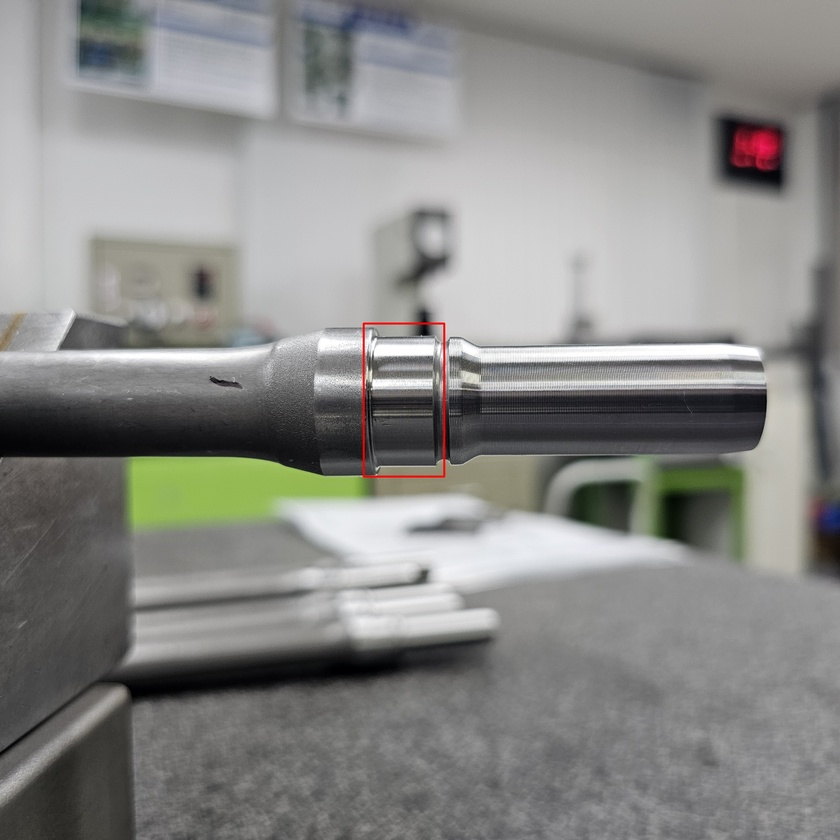
#> input picture Day013/shaft_roi_box.jpg, 840 x 840 px, shrunk from 2992 x 2992 before the run, found by its file name
$ python main.py
#> lines starting #> are read from the running program, lines starting #| are printed output that depends on the picture; after the words box and inside, x2 and y2 are one past the last pixel; in counts of white or black regions, pixels touching at a corner belong together
import cv2
import numpy as np
from pathlib import Path


# -----------------------------
# 1. 비교할 이미지
# -----------------------------

image_016_path = Path("Day013/shaft_roi_box.jpg")
image_017_path = Path("Day017/test_roi.jpg")


image_016 = cv2.imread(str(image_016_path))
#> image_016 is the input picture: shape (840, 840, 3); mean B, G, R 134.1, 136.7, 136.6
image_017 = cv2.imread(str(image_017_path))
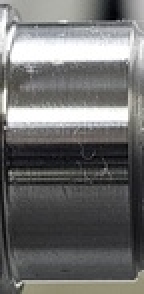
#> input picture Day017-2/test_roi.jpg, 72 x 147 px, shrunk from 255 x 525 before the run, found by its file name (shown 2 times larger)
#> image_017 is the input picture: shape (147, 72, 3); mean B, G, R 109.5, 110.3, 110.3

if image_016 is None:
    raise FileNotFoundError("Day016 기준 ROI 이미지를 찾을 수 없습니다.")

if image_017 is None:
    raise FileNotFoundError("Day017 검증 ROI 이미지를 찾을 수 없습니다.")


# -----------------------------
# 2. 공통 측정 함수
# -----------------------------

def measure_diameter(image, name):

#> called with name = 'Day016 기준'
    gray = cv2.cvtColor(
        image,
        cv2.COLOR_BGR2GRAY
    )

    blur = cv2.GaussianBlur(
        gray,
        (5, 5),
        0
    )

    edge = cv2.Canny(
        blur,
        50,
        150
    )
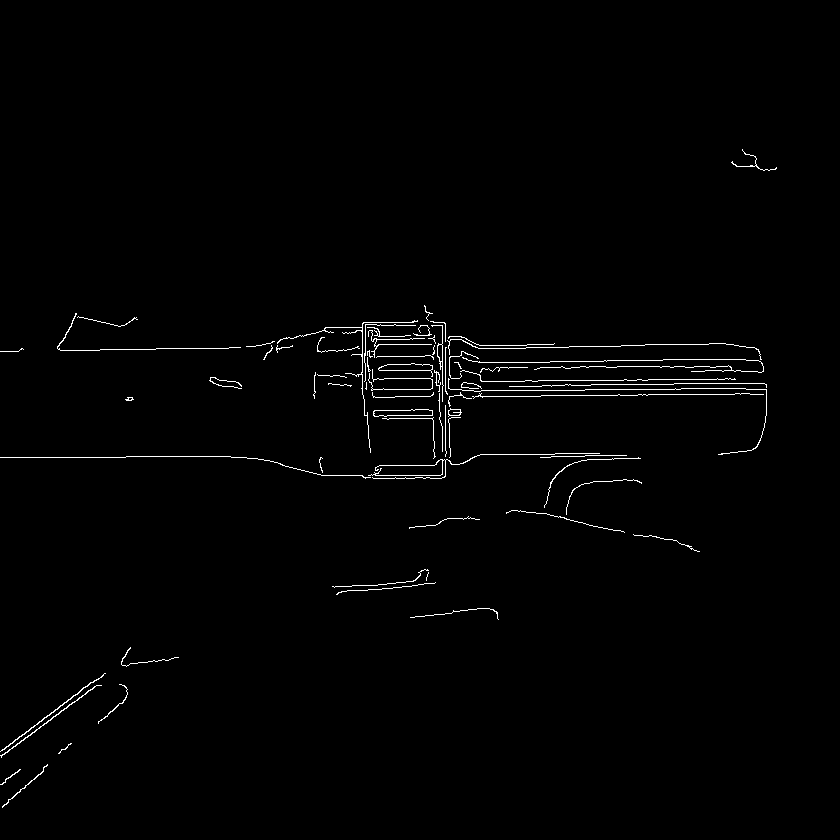
#> edge: shape (840, 840); 1.1% white in thin lines or dots, all inside (x1, y1, x2, y2) = (0, 149, 777, 808)

    height, width = edge.shape
#> height = 840; width = 840

    center_y = height // 2
#> center_y = 420

    x_start = int(width * 0.25)
#> x_start = 210
    x_end = int(width * 0.75)
#> x_end = 630

    x_positions = np.linspace(
        x_start,
        x_end,
        7,
        dtype=int
    )
#> x_positions = [210, 280, 350, 420, 490, 560, 630]

    diameters = []

    result = image.copy()

    print()
    print("==========", name, "==========")
    print("width :", width)
#| width : 840
    print("height :", height)
#| height : 840
    print("center_y :", center_y)
#| center_y : 420
    print("x_start :", x_start)
#| x_start : 210
    print("x_end :", x_end)
#| x_end : 630


    for x in x_positions:

        x1 = max(0, x - 2)
        x2 = min(width, x + 3)

        strip = edge[:, x1:x2]

        row_scores = np.sum(
            strip > 0,
            axis=1
        )


        # 상단 Edge
        top_scores = row_scores[:center_y]

        y_top = np.argmax(
            top_scores
        )


        # 하단 Edge
        y_bottom = None

        for y in range(center_y, height):

            if row_scores[y] >= 2:
                y_bottom = y


        if y_bottom is None:
            continue


        diameter = y_bottom - y_top

        diameters.append(
            diameter
        )


        print(
            "x :", x,
            "top :", y_top,
            "bottom :", y_bottom,
            "diameter :", diameter
        )


        # 결과 표시
        cv2.circle(
            result,
            (x, y_top),
            5,
            (0, 0, 255),
            -1
        )

        cv2.circle(
            result,
            (x, y_bottom),
            5,
            (255, 0, 0),
            -1
        )

        cv2.line(
            result,
            (x, y_top),
            (x, y_bottom),
            (0, 255, 0),
            2
        )
#> this loop made 7 passes
#> (y_top, diameter) on passes 1 to 7: (348, 108), (348, 116), (327, 263), (335, 281), (345, 264), (347, 170), (345, 135)
#| x : 210 top : 348 bottom : 456 diameter : 108
#| x : 280 top : 348 bottom : 464 diameter : 116
#| x : 350 top : 327 bottom : 590 diameter : 263
#| x : 420 top : 335 bottom : 616 diameter : 281
#| x : 490 top : 345 bottom : 609 diameter : 264
#| x : 560 top : 347 bottom : 517 diameter : 170
#| x : 630 top : 345 bottom : 480 diameter : 135
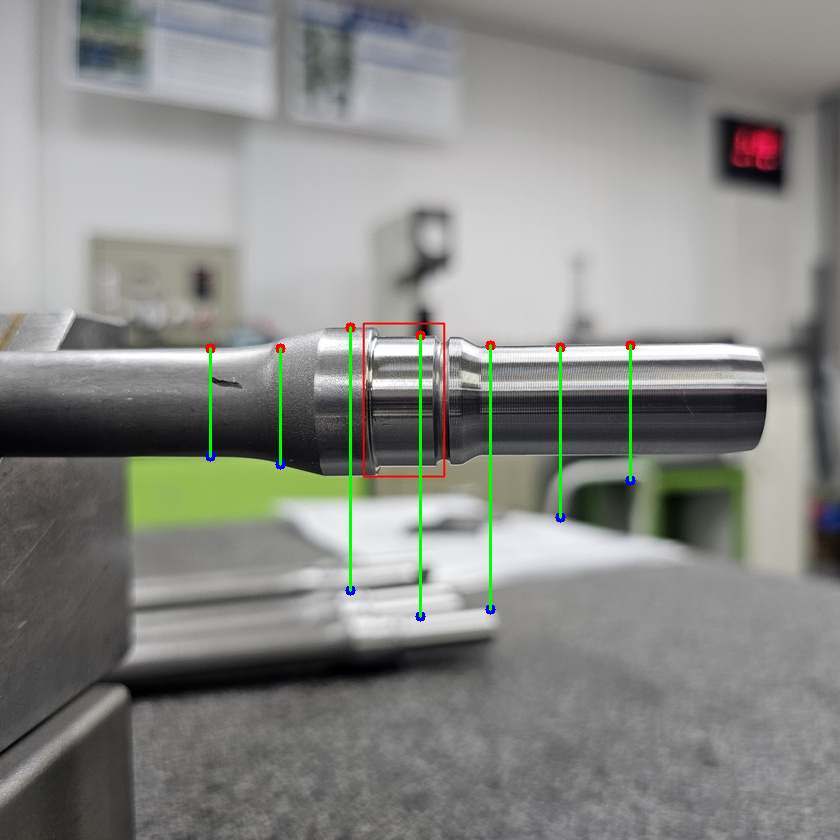
#> result: shape (840, 840, 3); 0.7% of pixels changed, all inside (x1, y1, x2, y2) = (205, 322, 636, 622)
#> after the loop, diameters = [108, 116, 263, 281, 264, 170, 135]


    median_pixel = np.median(
        diameters
    )
#> median_pixel = 170

    print("측정값 :", diameters)
#| 측정값 : [108, 116, 263, 281, 264, 170, 135]
    print("중앙값 :", median_pixel)
#| 중앙값 : 170.0

    return (
        edge,
        result,
        median_pixel,
        width,
        height
    )


# -----------------------------
# 3. Day016 기준 이미지 측정
# -----------------------------

edge_016, result_016, pixel_016, width_016, height_016 = measure_diameter(
    image_016,
    "Day016 기준"
)
#> pixel_016 = 170; width_016 = 840; height_016 = 840


# -----------------------------
# 4. Day017 검증 이미지 측정
# -----------------------------

edge_017, result_017, pixel_017, width_017, height_017 = measure_diameter(
    image_017,
    "Day017 검증"
)
#> call 2 of measure_diameter, with name = 'Day017 검증'
#> in measure_diameter (call 2), `gray = cv2.cvtColor( image, cv2.COLOR_BGR2GRAY )`:
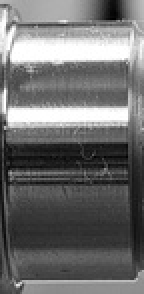
#> gray: shape (147, 72) (shown 2 times larger); min 0, max 255, mean 110.2
#> in measure_diameter (call 2), `blur = cv2.GaussianBlur( gray, (5, 5), 0 )`:
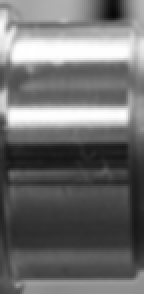
#> blur: shape (147, 72) (shown 2 times larger); min 7, max 255, mean 110.3
#> in measure_diameter (call 2), `edge = cv2.Canny( blur, 50, 150 )`:
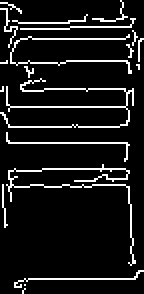
#> edge: shape (147, 72) (shown 2 times larger); 9.6% white in thin lines or dots
#| width : 72
#| height : 147
#| center_y : 73
#| x_start : 18
#| x_end : 54
#> the loop in measure_diameter (call 2), `for x in x_positions: ` made 7 passes
#> (y_top, diameter) on passes 1 to 7: (11, 128), (11, 128), (11, 128), (10, 129), (13, 126), (9, 130), (10, 129)
#| x : 18 top : 11 bottom : 139 diameter : 128
#| x : 24 top : 11 bottom : 139 diameter : 128
#| x : 30 top : 11 bottom : 139 diameter : 128
#| x : 36 top : 10 bottom : 139 diameter : 129
#| x : 42 top : 13 bottom : 139 diameter : 126
#| x : 48 top : 9 bottom : 139 diameter : 130
#| x : 54 top : 10 bottom : 139 diameter : 129
#> after the loop in measure_diameter (call 2), `for x in x_positions:`:
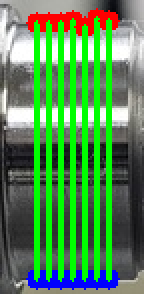
#> result: shape (147, 72, 3) (shown 2 times larger); mean B, G, R 81.8, 140.6, 83
#> after the loop in measure_diameter (call 2), `for x in x_positions:`: diameters = [128, 128, 128, 129, 126, 130, 129]
#> in measure_diameter (call 2), `median_pixel = np.median( diameters )`: median_pixel = 128
#| 측정값 : [128, 128, 128, 129, 126, 130, 129]
#| 중앙값 : 128.0
#> pixel_017 = 128; width_017 = 72; height_017 = 147


# -----------------------------
# 5. 비교 결과
# -----------------------------

print()
print("========== 비교 결과 ==========")

print("Day016 ROI 크기 :", width_016, "x", height_016)
#| Day016 ROI 크기 : 840 x 840
print("Day017 ROI 크기 :", width_017, "x", height_017)
#| Day017 ROI 크기 : 72 x 147

print("Day016 외경(pixel) :", pixel_016)
#| Day016 외경(pixel) : 170.0
print("Day017 외경(pixel) :", pixel_017)
#| Day017 외경(pixel) : 128.0

pixel_difference = pixel_017 - pixel_016
#> pixel_difference = -42

print("Pixel 차이 :", pixel_difference)
#| Pixel 차이 : -42.0


# -----------------------------
# 6. 저장
# -----------------------------

output_dir = Path("Day017_1")

output_dir.mkdir(exist_ok=True)


cv2.imwrite(
    str(output_dir / "day016_debug.jpg"),
    result_016
)

cv2.imwrite(
    str(output_dir / "day017_debug.jpg"),
    result_017
)

cv2.imwrite(
    str(output_dir / "day016_edge.jpg"),
    edge_016
)

cv2.imwrite(
    str(output_dir / "day017_edge.jpg"),
    edge_017
)


print()
print("저장 완료")
